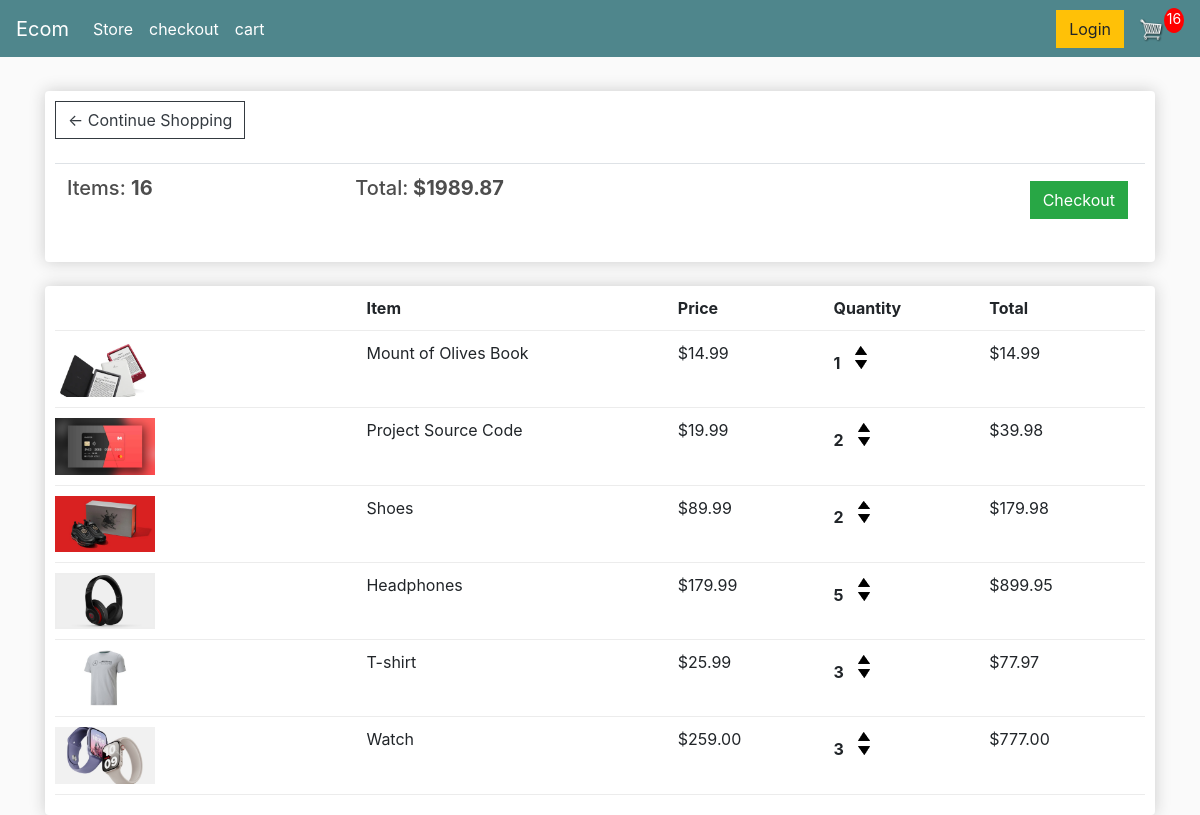
The app's page /cart/ (signed in) with its own data.
### store/models.py (models this page shows, shortened)
class Order (models.Model):
    customer = models.ForeignKey(Customer, on_delete= models.SET_NULL, null=True, blank=True) ##SET_NULL para que si se borra el cliente no se borre el registro de pedido###
    date_ordered = models.DateTimeField (auto_now_add =True)
    complete = models.BooleanField(default=False, null=True, blank= False)       #### instancia de comprobacion de si la orden finalizo, o se puede seguir agregando productos####
    transaction_id = models.CharField (max_length = 200, null=True)
    @property
    def get_cart_total(self):
        orderitems = self.orderitem.all()
        total = sum ([item.get_total for item in orderitems ])
        return total
    @property
    def get_cart_items(self):
        orderitems = self.orderitem.all()
        total = sum ([item.quantity for item in orderitems ])
        return total

class OrderItems (models.Model):
    product = models.ForeignKey(Products, on_delete= models.SET_NULL, null=True, blank=True)
    order = models.ForeignKey(Order, on_delete= models.SET_NULL, null=True, blank=True, related_name='orderitem')
    quantity = models.IntegerField(default=0, null=True, blank= True)
    date_added= models.DateTimeField (auto_now_add =True)
    @property
    def get_total(self):
        total = self.product.price * self.quantity
        return total

class Products (models.Model):
    name = models.CharField (max_length = 200, null=True)
    price = models.FloatField()
    digital = models.BooleanField(default=False, null=True, blank=False) ##por si el producto que vendemos es o no digital###
    image = models.ImageField (null=True, blank=True)

### store/views.py (the view)
# urls.py: path('cart/', views.cart, name="cart"),
def cart(request):
	data = cartData(request)
	cartItems = data['cartItems']
	order = data['order']
	items = data['items']
	context = {'items':items, 'order':order, 'cartItems':cartItems}
	return render(request, 'store/cart.html', context)

### store/utils.py (called while the page is built)
def cartData(request):
	if request.user.is_authenticated:
		customer = request.user.customer
		order, created = Order.objects.get_or_create(customer=customer, complete=False)
		items = order.orderitem.all()
		cartItems = order.get_cart_items
	else:
		cookieData = cookieCart(request)
		cartItems = cookieData['cartItems']
		order = cookieData['order']
		items = cookieData['items']
	return {'cartItems':cartItems ,'order':order, 'items':items}

### store/templates/store/cart.html
{% extends 'store/main.html' %}
{% load static %}
{% block content %}
	<div class="row">
		<div class="col-lg-12">
			<div class="box-element">
				<a  class="btn btn-outline-dark" href="{% url 'store' %}">&#x2190; Continue Shopping</a>
				<br>
				<br>
				<table class="table">
					<tr>
						<th><h5>Items: <strong>{{order.get_cart_items}}</strong></h5></th>
						<th><h5>Total:<strong> ${{order.get_cart_total|floatformat:2}}</strong></h5></th>
						<th>
							<a  style="float:right; margin:5px;" class="btn btn-success" href="{% url 'checkout' %}">Checkout</a>
						</th>
					</tr>
				</table>
			</div>
			<br>
			<div class="box-element">
				<div class="cart-row">
					<div style="flex:2"></div>
					<div style="flex:2"><strong>Item</strong></div>
					<div style="flex:1"><strong>Price</strong></div>
					<div style="flex:1"><strong>Quantity</strong></div>
					<div style="flex:1"><strong>Total</strong></div>
				</div>
				{% for item in items %}
				<div class="cart-row">
					<div style="flex:2"><img class="row-image" src="{{item.product.image.url}}"></div>
					<div style="flex:2"><p>{{item.product.name}}</p></div>
					<div style="flex:1"><p>${{item.product.price|floatformat:2}}</p></div>
					<div style="flex:1">
						<p class="quantity">{{item.quantity}}</p>
						<div class="quantity">
							<img data-product="{{item.product.id}}" data-action="add" class="chg-quantity update-cart" src="{% static  'images/arrow-up.png' %}">
							<img data-product="{{item.product.id}}" data-action="remove" class="chg-quantity update-cart" src="{% static  'images/arrow-down.png' %}">
						</div>
					</div>
					<div style="flex:1"><p>${{item.get_total|floatformat:2}}</p></div>
				</div>
				{% endfor %}
			</div>
		</div>
	</div>
{% endblock content %}

### static/css/main.css (style rules this page uses)
body { background-color: hsl(0, 0%, 98%); }
h1,h2,h3,h4,h5,h6 { color:hsl(0, 0%, 30%); }
.box-element { box-shadow:hsl(0, 0%, 80%) 0 0 16px; background-color: #fff; border-radius: 4px; padding: 10px; }
.col-lg-4, .col-lg-6, .col-lg-8, .col-lg-12 { margin-top: 10px; }
.btn { border-radius: 0; }
.row-image { width: 100px; }
.cart-row { display: flex; align-items: flex-stretch; padding-bottom: 10px; margin-bottom: 10px; border-bottom: 1px solid #ececec; }
.quantity { display: inline-block; font-weight: 700; padding-right:10px; }
.chg-quantity { width: 12px; cursor: pointer; display: block; margin-top: 5px; transition:.1s; }

### records on screen
Order: get_cart_items "16", get_cart_total "1989.87"
OrderItems: product.image (picture), product.name "Mount of Olives Book", product.price "14.99", quantity "1", get_total "14.99"
OrderItems: product.image (picture), product.name "Project Source Code", product.price "19.99", quantity "2", get_total "39.98"
OrderItems: product.image (picture), product.name "Shoes", product.price "89.99", quantity "2", get_total "179.98"
OrderItems: product.image (picture), product.name "Headphones", product.price "179.99", quantity "5", get_total "899.95"
OrderItems: product.image (picture), product.name "T-shirt", product.price "25.99", quantity "3", get_total "77.97"
OrderItems: product.image (picture), product.name "Watch", product.price "259.00", quantity "3", get_total "777.00"

### other values on screen
{{ cartItems }} "16"
